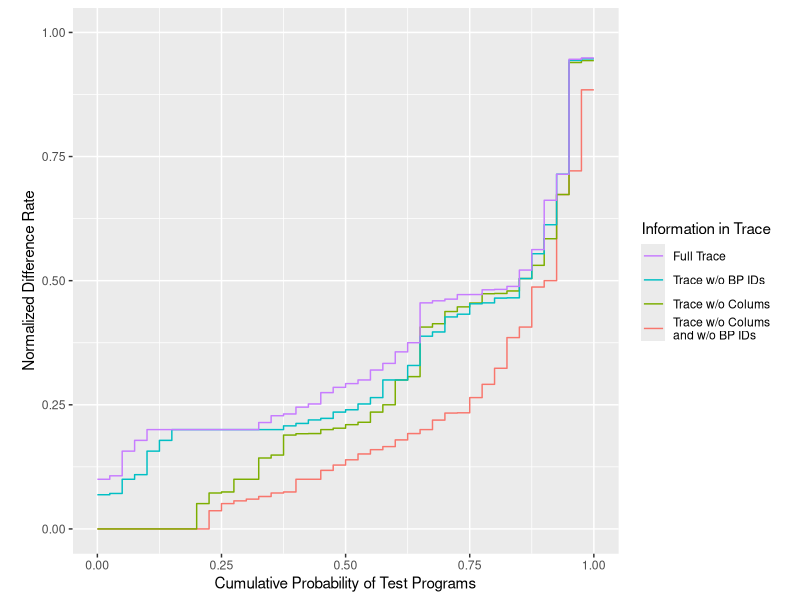
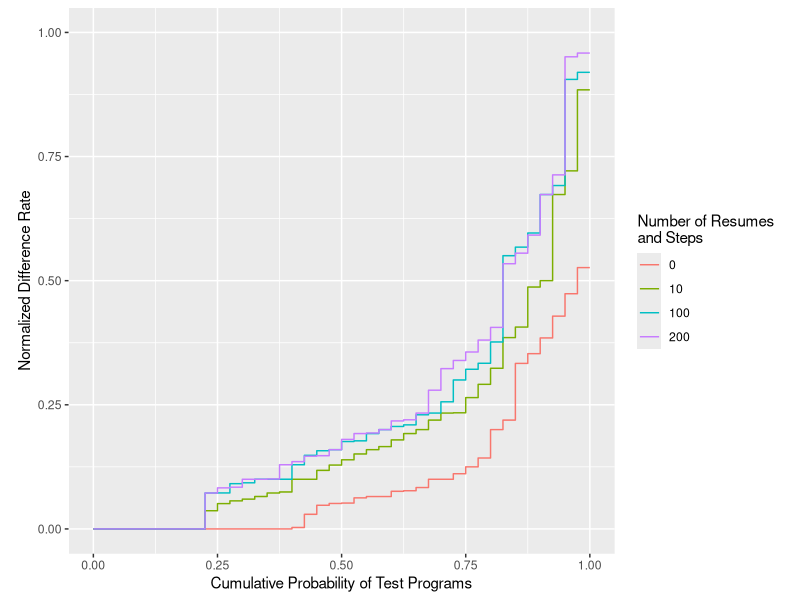
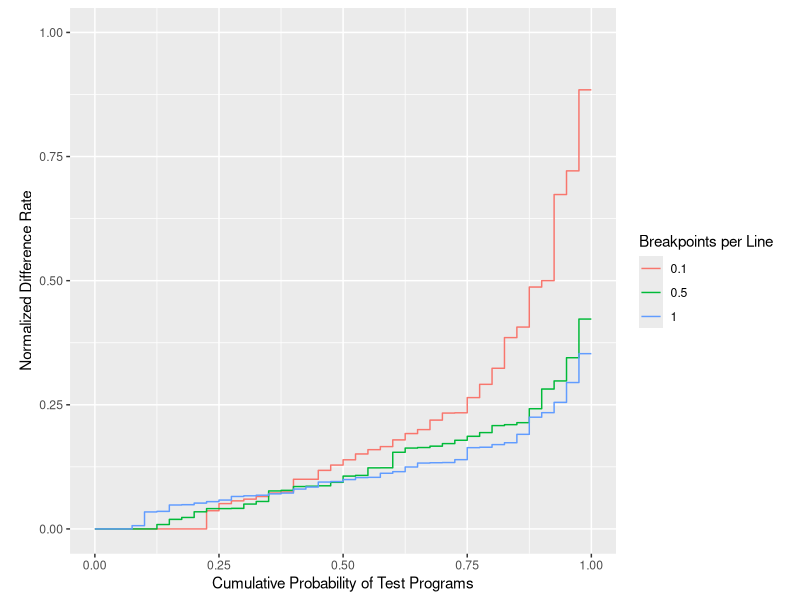

Reproduce these figures in R, in order.
#!/usr/bin/Rscript
require(ggplot2)

# see https://github.com/tidyverse/ggplot2/issues/1467
stat_myecdf <- function(mapping = NULL, data = NULL, geom = "step",
                        position = "identity", n = NULL, na.rm = FALSE,
                        show.legend = NA, inherit.aes = TRUE, direction="vh", ...) {
  layer(
    data = data,
    mapping = mapping,
    stat = StatMyecdf,
    geom = geom,
    position = position,
    show.legend = show.legend,
    inherit.aes = inherit.aes,
    params = list(
      n = n,
      na.rm = na.rm,
      direction=direction,
      ...
    )
  )
}

StatMyecdf <- ggproto("StatMyecdf", Stat,
                      compute_group = function(data, scales, n = NULL) {
                        
                        # If n is NULL, use raw values; otherwise interpolate
                        if (is.null(n)) {
                          # Dont understand why but this version needs to sort the values
                          xvals <- sort(unique(data$x))
                        } else {
                          xvals <- seq(min(data$x), max(data$x), length.out = n)
                        }
                        
                        y <- ecdf(data$x)(xvals)
                        x1 <- max(xvals)
                        y0 <- 0                      
                        data.frame(x = c(xvals, x1), y = c(y0, y))
                      },
                      
                      default_aes = aes(y = ..y..),
                      
                      required_aes = c("x")
)

results = read.csv("results.csv")

# use cairo_pdf for UTF8 support, see http://stackoverflow.com/questions/12768176/unicode-characters-in-ggplot2-pdf-output
cairo_pdf("bpIds-cols-influence.pdf", family="Myriad Pro", width=6, height=6)
print(
  ggplot(results[results$actionsCount == 10 & results$breakpointsPerLine == 0.1 & results$technique == "naive", ], aes(linesDiffByLinesSum, color = interaction(bpIds, cols)))
#  + scale_colour_manual(values = c("#0266C8", "#E66000"))
+ guides(color = guide_legend(title="Information in Trace",reverse=T))
+ scale_color_discrete(labels = c("Trace w/o Colums\nand w/o BP IDs", "Trace w/o Colums", "Trace w/o BP IDs", "Full Trace"))
+ stat_myecdf(size=0.5)
+ labs(x = "Normalized Difference Rate", y = "Cumulative Probability of Test Programs")
+ xlim(0, 1)
+ ylim(0, 1)
+ coord_flip() # flip for inverse = quantile function
+ theme(aspect.ratio = 1)
)
dev.off()

# use cairo_pdf for UTF8 support, see http://stackoverflow.com/questions/12768176/unicode-characters-in-ggplot2-pdf-output
cairo_pdf("actionsCount-influence.pdf", family="Myriad Pro", width=6, height=6)
print(
  ggplot(results[results$bpIds == "false" & results$cols == "false" & results$breakpointsPerLine == 0.1 &  results$technique == "naive" & results$actionsCount != 20 & results$actionsCount != 50, ], aes(linesDiffByLinesSum, color = factor(actionsCount)))
  + guides(color = guide_legend(title="Number of Resumes\nand Steps"))
  + stat_myecdf(size=0.5)
  + labs(x = "Normalized Difference Rate", y = "Cumulative Probability of Test Programs")
  + xlim(0, 1)
  + ylim(0, 1)
  + coord_flip() # flip for inverse = quantile function
  + theme(aspect.ratio = 1)
)
dev.off()

# use cairo_pdf for UTF8 support, see http://stackoverflow.com/questions/12768176/unicode-characters-in-ggplot2-pdf-output
cairo_pdf("breakpointsPerLine-influence-with-actions.pdf", family="Myriad Pro", width=6, height=6)
print(
  ggplot(results[results$bpIds == "false" & results$cols == "false" & results$actionsCount == 10 & results$technique == "naive" & results$breakpointsPerLine != 0.2, ], aes(linesDiffByLinesSum, color = factor(breakpointsPerLine)))
  + guides(color = guide_legend(title="Breakpoints per Line"))
  + stat_myecdf(size=0.5)
  + labs(x = "Normalized Difference Rate", y = "Cumulative Probability of Test Programs")
  + xlim(0, 1)
  + ylim(0, 1)
  + coord_flip() # flip for inverse = quantile function
  + theme(aspect.ratio = 1)
)
dev.off()

# # use cairo_pdf for UTF8 support, see http://stackoverflow.com/questions/12768176/unicode-characters-in-ggplot2-pdf-output
# cairo_pdf("breakpointsPerLine-influence-only-bps.pdf", family="Myriad Pro", width=6, height=6)
# print(
#   ggplot(results[results$bpIds == "false" & results$cols == "false" & results$actionsCount == 0 &  results$technique == "naive" & results$breakpointsPerLine != 0.2, ], aes(linesDiffByLinesSum, color = factor(breakpointsPerLine)))
#   + guides(color = guide_legend(title="Breakpoints per Line"))
#   + stat_myecdf(size=0.5)
#   + labs(x = "Normalized Difference Rate", y = "Cumulative Probability of Test Programs")
#   + xlim(0, 1)
#   + ylim(0, 1)
#   + coord_flip() # flip for inverse = quantile function
#   + theme(aspect.ratio = 1)
# )
# dev.off()
